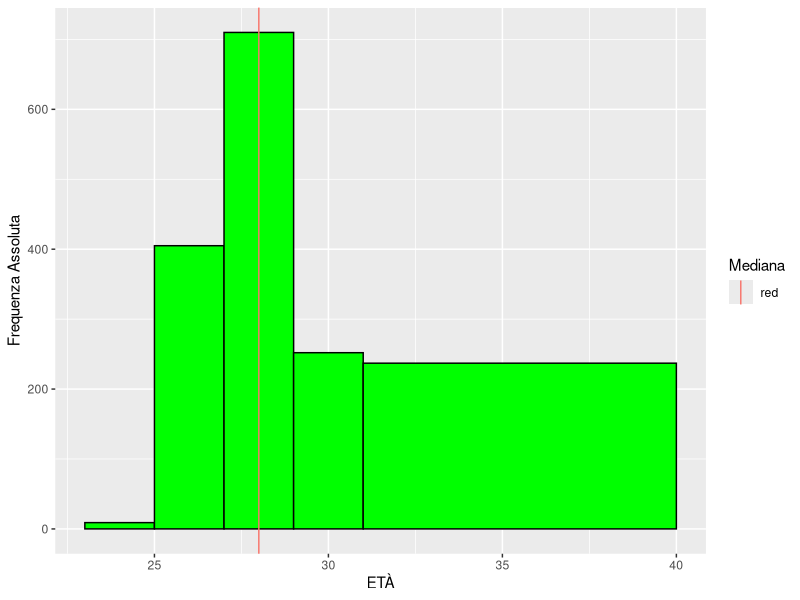
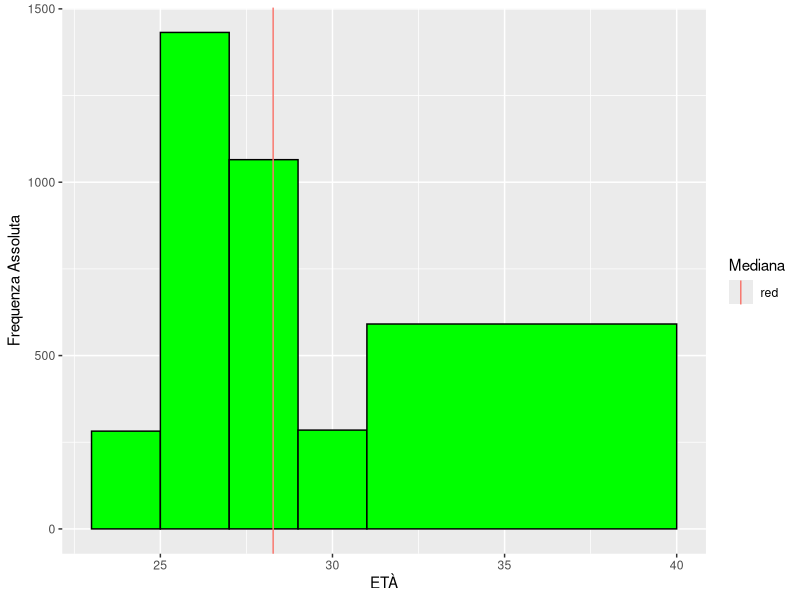

The R script that drew these images, in order:
## ---- chunk 1
library("ggplot2")
library("dplyr")
## ---- chunk 2
# frequenze assolute
(Ing_El_Table = data.frame(
  ETA_MIN = c(23,25,27,29,31),
  ETA_MAX = c(25,27,29,31,40),
  fi = c(9,405,710,252,237)
) )

fCumulate =  cumsum(Ing_El_Table$fi)

(Ing_El_Table = cbind( Ing_El_Table,Fi=fCumulate))
# aggiunge la colonna frequenze relative pi
(Ing_El_Table = Ing_El_Table %>% mutate(pi = fi/sum(fi)))


(fRelCum = cumsum(Ing_El_Table$pi))

# TABELLA DI FREQUENZE ASSOLUTE E RELATIVE, CUMULATE E NON
(Ing_El_Table = cbind(Ing_El_Table,Pi = fRelCum))


## ---- chunk 3
(ING_EL_Classe_Mediana =  Ing_El_Table[Ing_El_Table$Pi >= 0.5,c("ETA_MIN","ETA_MAX")][1,])

(Mediana_ING_EL = (ING_EL_Classe_Mediana$ETA_MAX+ING_EL_Classe_Mediana$ETA_MIN)/2)
## ---- chunk 4
# Valori Centrali della classe
(Yc = (Ing_El_Table$ETA_MIN +  Ing_El_Table$ETA_MAX)/2)
(Ing_El_Table = cbind(Yci = Yc,Ing_El_Table))

(Media_ING_EL = sum(Yc*Ing_El_Table$pi))
## ---- chunk 5
(Varianza_ING_EL = sum(((Ing_El_Table$Yci-Media_ING_EL)**2)*Ing_El_Table$pi))

## ---- chunk 6
Ing_El_Table
ggplot(Ing_El_Table,aes(x=Yci,y=fi)) + geom_col( color="black", fill="green",width =  Ing_El_Table$ETA_MAX-Ing_El_Table$ETA_MIN) + labs(x = "ETÀ",y="Frequenza Assoluta",colour="Mediana") + geom_vline(aes(xintercept=Mediana_ING_EL,color="red")) 
## ---- chunk 7
(sigma_ING_EL = Varianza_ING_EL**0.5)  #radice quadrata della varianza

(gamma_ING_EL = mean((Ing_El_Table$Yci-Media_ING_EL)**3)/(sigma_ING_EL**3))
## ---- chunk 8
(curtosi_ING_EL = mean((Ing_El_Table$Yci-Media_ING_EL)**4)/(sigma_ING_EL**4))
## ---- chunk 9
# frequenze assolute
(Lettere_Table = data.frame(
  ETA_MIN = c(23,25,27,29,31),
  ETA_MAX = c(25,27,29,31,40),
  fi = c(282,1432,1065,285,591)
) )

(fCumulate =  cumsum(Lettere_Table$fi))

(Lettere_Table = cbind( Lettere_Table,Fi=fCumulate))
# aggiunge la colonna frequenze relative pi
(Lettere_Table = Lettere_Table %>% mutate(pi = fi/sum(fi)))


(fRelCum = cumsum(Lettere_Table$pi))

# TABELLA DI FREQUENZE ASSOLUTE E RELATIVE, CUMULATE E NON
(Lettere_Table = cbind(Lettere_Table,Pi = fRelCum))
## ---- chunk 10
(ING_EL_Classe_Mediana =  Lettere_Table[Lettere_Table$Pi >= 0.5,c("ETA_MIN","ETA_MAX")][1,])

(Mediana_ING_EL = (ING_EL_Classe_Mediana$ETA_MAX+ING_EL_Classe_Mediana$ETA_MIN)/2)
## ---- chunk 11
# Valori Centrali della classe
(Yc = (Lettere_Table$ETA_MIN +  Lettere_Table$ETA_MAX)/2)
(Lettere_Table = cbind(Yci = Yc,Lettere_Table))

(Media_LET = sum(Yc*Lettere_Table$pi))
## ---- chunk 12
(Varianza_LET = sum(((Lettere_Table$Yci-Media_LET)**2)*Lettere_Table$pi))

## ---- chunk 13
Lettere_Table
ggplot(Lettere_Table,aes(x=Yci,y=fi)) + geom_col( color="black", fill="green",width =  Lettere_Table$ETA_MAX-Lettere_Table$ETA_MIN) + labs(x = "ETÀ",y="Frequenza Assoluta",colour="Mediana") + geom_vline(aes(xintercept=Media_LET,color="red")) 
## ---- chunk 14
(sigma_LET = Varianza_LET**0.5)  #radice quadrata della varianza

(gamma_LET = mean((Lettere_Table$Yci-Media_LET)**3)/(sigma_LET**3))
## ---- chunk 15
(curtosi_LET = mean((Lettere_Table$Yci-Media_LET)**4)/(sigma_LET**4))
## ---- chunk 16
(Coeff_Var_ING_EL = sigma_ING_EL / Media_ING_EL)
(Coeff_Var_LET = sigma_LET / Media_LET)

## ---- chunk 17
(TabellaTotale = data.frame(
  ETA_MIN = c(23,25,27,29,31),
  ETA_MAX = c(25,27,29,31,40),
  fi_ING  = c(9,405,710,252,237),
  fi_LET = c(282,1432,1065,285,591)
))
(Yci = (TabellaTotale$ETA_MIN+TabellaTotale$ETA_MAX)/2)

(TabellaTotale = cbind(Yci,TabellaTotale))


